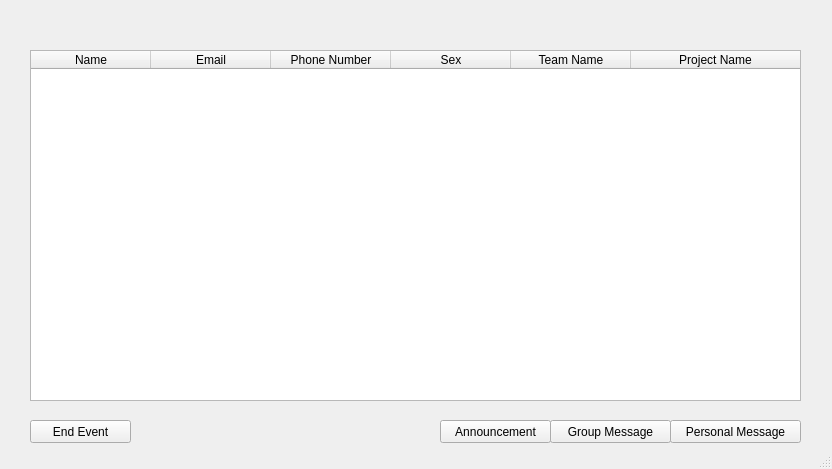
<?xml version="1.0" encoding="UTF-8"?>
<ui version="4.0">
 <class>MainWindow</class>
 <widget class="QMainWindow" name="MainWindow">
  <property name="geometry">
   <rect>
    <x>0</x>
    <y>0</y>
    <width>832</width>
    <height>469</height>
   </rect>
  </property>
  <property name="windowTitle">
   <string>Smslack</string>
  </property>
  <widget class="QWidget" name="centralwidget">
   <widget class="QPushButton" name="endEvent">
    <property name="geometry">
     <rect>
      <x>30</x>
      <y>420</y>
      <width>101</width>
      <height>23</height>
     </rect>
    </property>
    <property name="text">
     <string>End Event</string>
    </property>
   </widget>
   <widget class="QTableWidget" name="tableWidget">
    <property name="geometry">
     <rect>
      <x>30</x>
      <y>50</y>
      <width>771</width>
      <height>351</height>
     </rect>
    </property>
    <property name="wordWrap">
     <bool>true</bool>
    </property>
    <property name="rowCount">
     <number>0</number>
    </property>
    <attribute name="horizontalHeaderVisible">
     <bool>true</bool>
    </attribute>
    <attribute name="horizontalHeaderCascadingSectionResizes">
     <bool>false</bool>
    </attribute>
    <attribute name="horizontalHeaderDefaultSectionSize">
     <number>120</number>
    </attribute>
    <attribute name="horizontalHeaderShowSortIndicator" stdset="0">
     <bool>true</bool>
    </attribute>
    <attribute name="horizontalHeaderStretchLastSection">
     <bool>true</bool>
    </attribute>
    <attribute name="verticalHeaderStretchLastSection">
     <bool>false</bool>
    </attribute>
    <column>
     <property name="text">
      <string>Name</string>
     </property>
     <property name="textAlignment">
      <set>AlignCenter</set>
     </property>
    </column>
    <column>
     <property name="text">
      <string>Email</string>
     </property>
     <property name="textAlignment">
      <set>AlignCenter</set>
     </property>
    </column>
    <column>
     <property name="text">
      <string>Phone Number</string>
     </property>
     <property name="textAlignment">
      <set>AlignCenter</set>
     </property>
    </column>
    <column>
     <property name="text">
      <string>Sex</string>
     </property>
     <property name="textAlignment">
      <set>AlignCenter</set>
     </property>
    </column>
    <column>
     <property name="text">
      <string>Team Name</string>
     </property>
     <property name="textAlignment">
      <set>AlignCenter</set>
     </property>
    </column>
    <column>
     <property name="text">
      <string>Project Name</string>
     </property>
     <property name="textAlignment">
      <set>AlignCenter</set>
     </property>
    </column>
   </widget>
   <widget class="QPushButton" name="announcement">
    <property name="geometry">
     <rect>
      <x>440</x>
      <y>420</y>
      <width>111</width>
      <height>23</height>
     </rect>
    </property>
    <property name="text">
     <string>Announcement</string>
    </property>
   </widget>
   <widget class="QPushButton" name="gMessage">
    <property name="geometry">
     <rect>
      <x>550</x>
      <y>420</y>
      <width>121</width>
      <height>23</height>
     </rect>
    </property>
    <property name="text">
     <string>Group Message</string>
    </property>
   </widget>
   <widget class="QPushButton" name="pMessage">
    <property name="geometry">
     <rect>
      <x>670</x>
      <y>420</y>
      <width>131</width>
      <height>23</height>
     </rect>
    </property>
    <property name="text">
     <string>Personal Message</string>
    </property>
   </widget>
  </widget>
  <widget class="QStatusBar" name="statusbar"/>
 </widget>
 <resources/>
 <connections/>
</ui>
